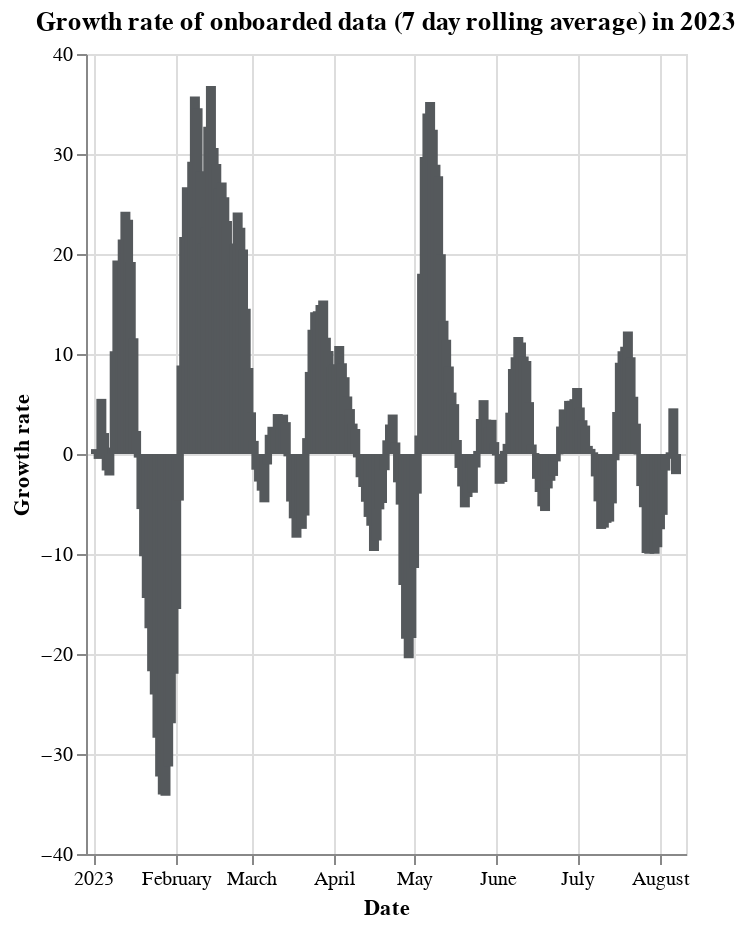

Notebook cell for this chart:
### Code cell
# Gwoth rate of onboarded_tibs (7 day rolling average)

df["growth_rate"] = df["onboarded_tibs"].pct_change(periods=7).rolling(7).mean() * 100
recent_df = df[df["date"] > "2023-01-01"]

alt.Chart(recent_df).mark_bar().encode(
    x=alt.X("date:T", title="Date"),
    y=alt.Y("growth_rate:Q", title="Growth rate"),
    color=alt.value("#55595c"),
    tooltip=["date:T", "growth_rate:Q"],
).properties(
    width="container",
    height=400,
    title="Growth rate of onboarded data (7 day rolling average) in 2023",
)

### Figure 1 — Vega-Lite specification as saved in the notebook (floating-point values rounded to 4 significant figures; data arrays with more than 128 entries replaced by an {"elided": "..."} marker saying what was removed)
{"config": {"view": {"continuousWidth": 300, "continuousHeight": 300}}, "data": {"name": "data-eb65d49bd199c2ec8f87f60f1fc05d50"}, "mark": {"type": "bar"}, "encoding": {"color": {"value": "#55595c"}, "tooltip": [{"field": "date", "type": "temporal"}, {"field": "growth_rate", "type": "quantitative"}], "x": {"field": "date", "title": "Date", "type": "temporal"}, "y": {"field": "growth_rate", "title": "Growth rate", "type": "quantitative"}}, "height": 400, "title": "Growth rate of onboarded data (7 day rolling average) in 2023", "width": "container", "$schema": "https://vega.github.io/schema/vega-lite/v5.8.0.json", "datasets": {"data-eb65d49bd199c2ec8f87f60f1fc05d50": {"elided": "218 records"}}}
